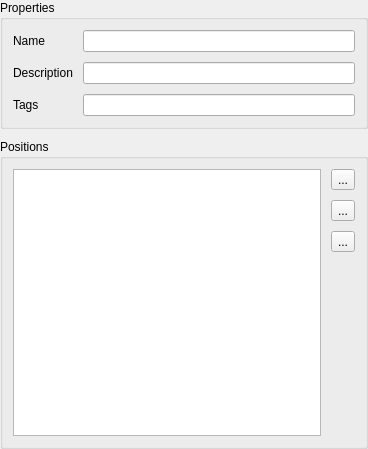
<?xml version="1.0" encoding="UTF-8"?>
<ui version="4.0">
 <class>HIP_Gui_PointEditor</class>
 <widget class="QWidget" name="HIP_Gui_PointEditor">
  <property name="geometry">
   <rect>
    <x>0</x>
    <y>0</y>
    <width>368</width>
    <height>449</height>
   </rect>
  </property>
  <property name="windowTitle">
   <string>Form</string>
  </property>
  <layout class="QGridLayout" name="gridLayout_3">
   <property name="leftMargin">
    <number>0</number>
   </property>
   <property name="topMargin">
    <number>0</number>
   </property>
   <property name="rightMargin">
    <number>0</number>
   </property>
   <property name="bottomMargin">
    <number>0</number>
   </property>
   <property name="spacing">
    <number>10</number>
   </property>
   <item row="1" column="0">
    <widget class="QGroupBox" name="_positions_group_w">
     <property name="title">
      <string>Positions</string>
     </property>
     <layout class="QGridLayout" name="gridLayout">
      <property name="leftMargin">
       <number>10</number>
      </property>
      <property name="topMargin">
       <number>10</number>
      </property>
      <property name="rightMargin">
       <number>10</number>
      </property>
      <property name="bottomMargin">
       <number>10</number>
      </property>
      <property name="spacing">
       <number>10</number>
      </property>
      <item row="0" column="1">
       <layout class="QVBoxLayout" name="_button_layout">
        <property name="spacing">
         <number>10</number>
        </property>
        <item>
         <widget class="QToolButton" name="_add_w">
          <property name="text">
           <string>...</string>
          </property>
         </widget>
        </item>
        <item>
         <widget class="QToolButton" name="_remove_w">
          <property name="text">
           <string>...</string>
          </property>
         </widget>
        </item>
        <item>
         <widget class="QToolButton" name="_edit_w">
          <property name="text">
           <string>...</string>
          </property>
         </widget>
        </item>
        <item>
         <spacer name="_button_spacer_w">
          <property name="orientation">
           <enum>Qt::Vertical</enum>
          </property>
          <property name="sizeHint" stdset="0">
           <size>
            <width>20</width>
            <height>88</height>
           </size>
          </property>
         </spacer>
        </item>
       </layout>
      </item>
      <item row="0" column="0">
       <widget class="QTreeView" name="_positions_w">
        <property name="rootIsDecorated">
         <bool>false</bool>
        </property>
        <property name="allColumnsShowFocus">
         <bool>true</bool>
        </property>
       </widget>
      </item>
     </layout>
    </widget>
   </item>
   <item row="0" column="0">
    <widget class="QGroupBox" name="_properties_group_w">
     <property name="title">
      <string>Properties</string>
     </property>
     <layout class="QGridLayout" name="gridLayout_2">
      <property name="leftMargin">
       <number>10</number>
      </property>
      <property name="topMargin">
       <number>10</number>
      </property>
      <property name="rightMargin">
       <number>10</number>
      </property>
      <property name="bottomMargin">
       <number>10</number>
      </property>
      <property name="spacing">
       <number>10</number>
      </property>
      <item row="0" column="0">
       <widget class="QLabel" name="_name_label_w">
        <property name="text">
         <string>Name</string>
        </property>
       </widget>
      </item>
      <item row="0" column="1">
       <widget class="QLineEdit" name="_name_w">
        <property name="readOnly">
         <bool>true</bool>
        </property>
       </widget>
      </item>
      <item row="1" column="0">
       <widget class="QLabel" name="_description_label_w">
        <property name="text">
         <string>Description</string>
        </property>
       </widget>
      </item>
      <item row="1" column="1">
       <widget class="QLineEdit" name="_description_w"/>
      </item>
      <item row="2" column="0">
       <widget class="QLabel" name="_tags_label_w">
        <property name="text">
         <string>Tags</string>
        </property>
       </widget>
      </item>
      <item row="2" column="1">
       <widget class="QLineEdit" name="_tags_w"/>
      </item>
     </layout>
    </widget>
   </item>
  </layout>
 </widget>
 <resources/>
 <connections/>
</ui>
